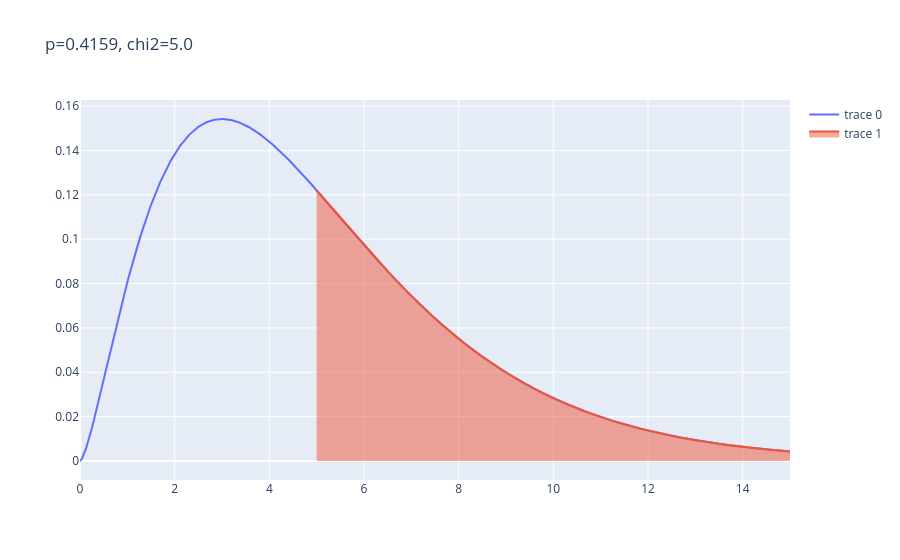

Notebook code for this chart:
### Markdown cell above
Теперь рассчитаем p-уровень значимости для нашего примера с игральной костью. Напомню, что мы получили следующие значения наблюдаемых частот (от единички до шестерки):

10, 10, 10, 5, 10, 15

Проверьте нулевую гипотезу о том, что эмпирическое распределение частот не отличается от равномерного. В поле для ответа введите получившийся p-уровень значимости.

### Code cell
from scipy.stats import chi2
import numpy as np
import plotly.graph_objects as go

observed = np.array([10, 10, 10, 5, 10, 15])
def chi_value(observed):
    # e - expected
    e = np.mean(observed)
    return sum([((o - e)**2)/e for o in observed])
p = chi2.sf(chi_value(observed), df=(observed.size-1))
print(f'chi2:{chi_value(observed):.4f}')
print(f'p:{p:.4f}')

# визуализцаия
x = np.linspace(0, 15, 1000)
y = chi2.pdf(x, df=(observed.size-1))
rigth_x = x >= chi_value(observed)
fig = go.Figure()
fig.add_trace(go.Scatter(x=x, y=y))
fig.add_trace(go.Scatter(x=x[rigth_x], y=y[rigth_x], fill='tozeroy'))
fig.update_layout(title=f'p={p:.4f}, chi2={chi_value(observed)}')
fig.show()

### Figure 1 — Plotly figure (JSON) as saved in the notebook; plotly's stock layout.template omitted (floating-point values rounded to 4 significant figures; data arrays with more than 128 entries replaced by an {"elided": "..."} marker saying what was removed)
{"data": [{"type": "scatter", "x": {"elided": "1000 float values"}, "y": {"elided": "1000 float values"}}, {"fill": "tozeroy", "type": "scatter", "x": {"elided": "667 float values"}, "y": {"elided": "667 float values"}}], "layout": {"title": {"text": "p=0.4159, chi2=5.0"}}}
